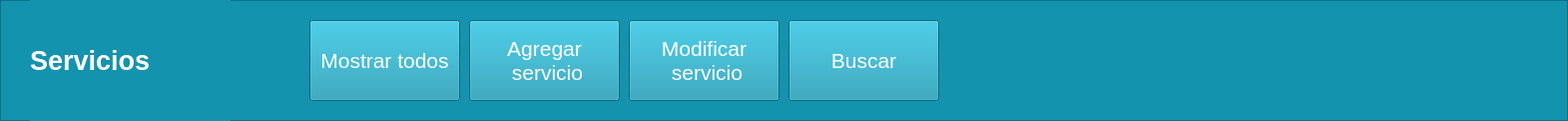
   <widget class="QFrame" name="frame">
    <property name="geometry">
     <rect>
      <x>401</x>
      <y>0</y>
      <width>1571</width>
      <height>121</height>
     </rect>
    </property>
    <property name="styleSheet">
     <string notr="true">background-color: rgb(20, 147, 174);</string>
    </property>
    <property name="frameShape">
     <enum>QFrame::StyledPanel</enum>
    </property>
    <property name="frameShadow">
     <enum>QFrame::Raised</enum>
    </property>
    <widget class="QLabel" name="Title_2">
     <property name="geometry">
      <rect>
       <x>30</x>
       <y>0</y>
       <width>201</width>
       <height>121</height>
      </rect>
     </property>
     <property name="palette">
      <palette>
       <active>
        <colorrole role="WindowText">
         <brush brushstyle="SolidPattern">
          <color alpha="255">
           <red>255</red>
           <green>255</green>
           <blue>255</blue>
          </color>
         </brush>
        </colorrole>
        <colorrole role="Button">
         <brush brushstyle="SolidPattern">
          <color alpha="255">
           <red>20</red>
           <green>147</green>
           <blue>174</blue>
          </color>
         </brush>
        </colorrole>
        <colorrole role="Base">
         <brush brushstyle="SolidPattern">
          <color alpha="255">
           <red>20</red>
           <green>147</green>
           <blue>174</blue>
          </color>
         </brush>
        </colorrole>
        <colorrole role="Window">
         <brush brushstyle="SolidPattern">
          <color alpha="255">
           <red>20</red>
           <green>147</green>
           <blue>174</blue>
          </color>
         </brush>
        </colorrole>
       </active>
       <inactive>
        <colorrole role="WindowText">
         <brush brushstyle="SolidPattern">
          <color alpha="255">
           <red>255</red>
           <green>255</green>
           <blue>255</blue>
          </color>
         </brush>
        </colorrole>
        <colorrole role="Button">
         <brush brushstyle="SolidPattern">
          <color alpha="255">
           <red>20</red>
           <green>147</green>
           <blue>174</blue>
          </color>
         </brush>
        </colorrole>
        <colorrole role="Base">
         <brush brushstyle="SolidPattern">
          <color alpha="255">
           <red>20</red>
           <green>147</green>
           <blue>174</blue>
          </color>
         </brush>
        </colorrole>
        <colorrole role="Window">
         <brush brushstyle="SolidPattern">
          <color alpha="255">
           <red>20</red>
           <green>147</green>
           <blue>174</blue>
          </color>
         </brush>
        </colorrole>
       </inactive>
       <disabled>
        <colorrole role="WindowText">
         <brush brushstyle="SolidPattern">
          <color alpha="255">
           <red>120</red>
           <green>120</green>
           <blue>120</blue>
          </color>
         </brush>
        </colorrole>
        <colorrole role="Button">
         <brush brushstyle="SolidPattern">
          <color alpha="255">
           <red>20</red>
           <green>147</green>
           <blue>174</blue>
          </color>
         </brush>
        </colorrole>
        <colorrole role="Base">
         <brush brushstyle="SolidPattern">
          <color alpha="255">
           <red>20</red>
           <green>147</green>
           <blue>174</blue>
          </color>
         </brush>
        </colorrole>
        <colorrole role="Window">
         <brush brushstyle="SolidPattern">
          <color alpha="255">
           <red>20</red>
           <green>147</green>
           <blue>174</blue>
          </color>
         </brush>
        </colorrole>
       </disabled>
      </palette>
     </property>
     <property name="font">
      <font>
       <family>MS Shell Dlg 2</family>
       <pointsize>20</pointsize>
       <weight>75</weight>
       <italic>false</italic>
       <bold>true</bold>
       <strikeout>false</strikeout>
      </font>
     </property>
     <property name="text">
      <string>Servicios</string>
     </property>
    </widget>
    <widget class="QPushButton" name="botModSer">
     <property name="geometry">
      <rect>
       <x>630</x>
       <y>20</y>
       <width>151</width>
       <height>81</height>
      </rect>
     </property>
     <property name="palette">
      <palette>
       <active>
        <colorrole role="Button">
         <brush brushstyle="SolidPattern">
          <color alpha="255">
           <red>20</red>
           <green>147</green>
           <blue>174</blue>
          </color>
         </brush>
        </colorrole>
        <colorrole role="Text">
         <brush brushstyle="SolidPattern">
          <color alpha="255">
           <red>255</red>
           <green>255</green>
           <blue>255</blue>
          </color>
         </brush>
        </colorrole>
        <colorrole role="ButtonText">
         <brush brushstyle="SolidPattern">
          <color alpha="255">
           <red>255</red>
           <green>255</green>
           <blue>255</blue>
          </color>
         </brush>
        </colorrole>
        <colorrole role="Base">
         <brush brushstyle="SolidPattern">
          <color alpha="255">
           <red>20</red>
           <green>147</green>
           <blue>174</blue>
          </color>
         </brush>
        </colorrole>
        <colorrole role="Window">
         <brush brushstyle="SolidPattern">
          <color alpha="255">
           <red>20</red>
           <green>147</green>
           <blue>174</blue>
          </color>
         </brush>
        </colorrole>
        <colorrole role="PlaceholderText">
         <brush brushstyle="SolidPattern">
          <color alpha="128">
           <red>255</red>
           <green>255</green>
           <blue>255</blue>
          </color>
         </brush>
        </colorrole>
       </active>
       <inactive>
        <colorrole role="Button">
         <brush brushstyle="SolidPattern">
          <color alpha="255">
           <red>20</red>
           <green>147</green>
           <blue>174</blue>
          </color>
         </brush>
        </colorrole>
        <colorrole role="Text">
         <brush brushstyle="SolidPattern">
          <color alpha="255">
           <red>255</red>
           <green>255</green>
           <blue>255</blue>
          </color>
         </brush>
        </colorrole>
        <colorrole role="ButtonText">
         <brush brushstyle="SolidPattern">
          <color alpha="255">
           <red>255</red>
           <green>255</green>
           <blue>255</blue>
          </color>
         </brush>
        </colorrole>
        <colorrole role="Base">
         <brush brushstyle="SolidPattern">
          <color alpha="255">
           <red>20</red>
           <green>147</green>
           <blue>174</blue>
          </color>
         </brush>
        </colorrole>
        <colorrole role="Window">
         <brush brushstyle="SolidPattern">
          <color alpha="255">
           <red>20</red>
           <green>147</green>
           <blue>174</blue>
          </color>
         </brush>
        </colorrole>
        <colorrole role="PlaceholderText">
         <brush brushstyle="SolidPattern">
          <color alpha="128">
           <red>255</red>
           <green>255</green>
           <blue>255</blue>
          </color>
         </brush>
        </colorrole>
       </inactive>
       <disabled>
        <colorrole role="Button">
         <brush brushstyle="SolidPattern">
          <color alpha="255">
           <red>20</red>
           <green>147</green>
           <blue>174</blue>
          </color>
         </brush>
        </colorrole>
        <colorrole role="Text">
         <brush brushstyle="SolidPattern">
          <color alpha="255">
           <red>120</red>
           <green>120</green>
           <blue>120</blue>
          </color>
         </brush>
        </colorrole>
        <colorrole role="ButtonText">
         <brush brushstyle="SolidPattern">
          <color alpha="255">
           <red>120</red>
           <green>120</green>
           <blue>120</blue>
          </color>
         </brush>
        </colorrole>
        <colorrole role="Base">
         <brush brushstyle="SolidPattern">
          <color alpha="255">
           <red>20</red>
           <green>147</green>
           <blue>174</blue>
          </color>
         </brush>
        </colorrole>
        <colorrole role="Window">
         <brush brushstyle="SolidPattern">
          <color alpha="255">
           <red>20</red>
           <green>147</green>
           <blue>174</blue>
          </color>
         </brush>
        </colorrole>
        <colorrole role="PlaceholderText">
         <brush brushstyle="SolidPattern">
          <color alpha="128">
           <red>0</red>
           <green>0</green>
           <blue>0</blue>
          </color>
         </brush>
        </colorrole>
       </disabled>
      </palette>
     </property>
     <property name="font">
      <font>
       <pointsize>16</pointsize>
       <stylestrategy>PreferDefault</stylestrategy>
       <kerning>true</kerning>
      </font>
     </property>
     <property name="styleSheet">
      <string notr="true">background-color: rgb(20, 147, 174);
gridline-color: rgb(255, 255, 255);
border-bottom-color: rgb(255, 255, 255);
border-color: rgb(255, 255, 255);</string>
     </property>
     <property name="text">
      <string>Modificar
 servicio</string>
     </property>
     <property name="icon">
      <iconset>
       <normaloff>../../Downloads/uco/POO/entornoVirtual/_92127008_thinkstockphotos-615094882.jpg</normaloff>../../Downloads/uco/POO/entornoVirtual/_92127008_thinkstockphotos-615094882.jpg</iconset>
     </property>
     <property name="iconSize">
      <size>
       <width>35</width>
       <height>30</height>
      </size>
     </property>
    </widget>
    <widget class="QPushButton" name="botMosSer">
     <property name="geometry">
      <rect>
       <x>310</x>
       <y>20</y>
       <width>151</width>
       <height>81</height>
      </rect>
     </property>
     <property name="palette">
      <palette>
       <active>
        <colorrole role="Button">
         <brush brushstyle="SolidPattern">
          <color alpha="255">
           <red>20</red>
           <green>147</green>
           <blue>174</blue>
          </color>
         </brush>
        </colorrole>
        <colorrole role="Text">
         <brush brushstyle="SolidPattern">
          <color alpha="255">
           <red>255</red>
           <green>255</green>
           <blue>255</blue>
          </color>
         </brush>
        </colorrole>
        <colorrole role="ButtonText">
         <brush brushstyle="SolidPattern">
          <color alpha="255">
           <red>255</red>
           <green>255</green>
           <blue>255</blue>
          </color>
         </brush>
        </colorrole>
        <colorrole role="Base">
         <brush brushstyle="SolidPattern">
          <color alpha="255">
           <red>20</red>
           <green>147</green>
           <blue>174</blue>
          </color>
         </brush>
        </colorrole>
        <colorrole role="Window">
         <brush brushstyle="SolidPattern">
          <color alpha="255">
           <red>20</red>
           <green>147</green>
           <blue>174</blue>
          </color>
         </brush>
        </colorrole>
        <colorrole role="PlaceholderText">
         <brush brushstyle="SolidPattern">
          <color alpha="128">
           <red>255</red>
           <green>255</green>
           <blue>255</blue>
          </color>
         </brush>
        </colorrole>
       </active>
       <inactive>
        <colorrole role="Button">
         <brush brushstyle="SolidPattern">
          <color alpha="255">
           <red>20</red>
           <green>147</green>
           <blue>174</blue>
          </color>
         </brush>
        </colorrole>
        <colorrole role="Text">
         <brush brushstyle="SolidPattern">
          <color alpha="255">
           <red>255</red>
           <green>255</green>
           <blue>255</blue>
          </color>
         </brush>
        </colorrole>
        <colorrole role="ButtonText">
         <brush brushstyle="SolidPattern">
          <color alpha="255">
           <red>255</red>
           <green>255</green>
           <blue>255</blue>
          </color>
         </brush>
        </colorrole>
        <colorrole role="Base">
         <brush brushstyle="SolidPattern">
          <color alpha="255">
           <red>20</red>
           <green>147</green>
           <blue>174</blue>
          </color>
         </brush>
        </colorrole>
        <colorrole role="Window">
         <brush brushstyle="SolidPattern">
          <color alpha="255">
           <red>20</red>
           <green>147</green>
           <blue>174</blue>
          </color>
         </brush>
        </colorrole>
        <colorrole role="PlaceholderText">
         <brush brushstyle="SolidPattern">
          <color alpha="128">
           <red>255</red>
           <green>255</green>
           <blue>255</blue>
          </color>
         </brush>
        </colorrole>
       </inactive>
       <disabled>
        <colorrole role="Button">
         <brush brushstyle="SolidPattern">
          <color alpha="255">
           <red>20</red>
           <green>147</green>
           <blue>174</blue>
          </color>
         </brush>
        </colorrole>
        <colorrole role="Text">
         <brush brushstyle="SolidPattern">
          <color alpha="255">
           <red>120</red>
           <green>120</green>
           <blue>120</blue>
          </color>
         </brush>
        </colorrole>
        <colorrole role="ButtonText">
         <brush brushstyle="SolidPattern">
          <color alpha="255">
           <red>120</red>
           <green>120</green>
           <blue>120</blue>
          </color>
         </brush>
        </colorrole>
        <colorrole role="Base">
         <brush brushstyle="SolidPattern">
          <color alpha="255">
           <red>20</red>
           <green>147</green>
           <blue>174</blue>
          </color>
         </brush>
        </colorrole>
        <colorrole role="Window">
         <brush brushstyle="SolidPattern">
          <color alpha="255">
           <red>20</red>
           <green>147</green>
           <blue>174</blue>
          </color>
         </brush>
        </colorrole>
        <colorrole role="PlaceholderText">
         <brush brushstyle="SolidPattern">
          <color alpha="128">
           <red>0</red>
           <green>0</green>
           <blue>0</blue>
          </color>
         </brush>
        </colorrole>
       </disabled>
      </palette>
     </property>
     <property name="font">
      <font>
       <pointsize>16</pointsize>
      </font>
     </property>
     <property name="styleSheet">
      <string notr="true">background-color: rgb(20, 147, 174);
gridline-color: rgb(255, 255, 255);
border-bottom-color: rgb(255, 255, 255);
border-color: rgb(255, 255, 255);</string>
     </property>
     <property name="text">
      <string>Mostrar todos</string>
     </property>
     <property name="icon">
      <iconset>
       <normaloff>../../Downloads/uco/POO/entornoVirtual/_92127008_thinkstockphotos-615094882.jpg</normaloff>../../Downloads/uco/POO/entornoVirtual/_92127008_thinkstockphotos-615094882.jpg</iconset>
     </property>
     <property name="iconSize">
      <size>
       <width>35</width>
       <height>30</height>
      </size>
     </property>
    </widget>
    <widget class="QPushButton" name="botAgrSer">
     <property name="geometry">
      <rect>
       <x>470</x>
       <y>20</y>
       <width>151</width>
       <height>81</height>
      </rect>
     </property>
     <property name="palette">
      <palette>
       <active>
        <colorrole role="Button">
         <brush brushstyle="SolidPattern">
          <color alpha="255">
           <red>20</red>
           <green>147</green>
           <blue>174</blue>
          </color>
         </brush>
        </colorrole>
        <colorrole role="Text">
         <brush brushstyle="SolidPattern">
          <color alpha="255">
           <red>255</red>
           <green>255</green>
           <blue>255</blue>
          </color>
         </brush>
        </colorrole>
        <colorrole role="ButtonText">
         <brush brushstyle="SolidPattern">
          <color alpha="255">
           <red>255</red>
           <green>255</green>
           <blue>255</blue>
          </color>
         </brush>
        </colorrole>
        <colorrole role="Base">
         <brush brushstyle="SolidPattern">
          <color alpha="255">
           <red>20</red>
           <green>147</green>
           <blue>174</blue>
          </color>
         </brush>
        </colorrole>
        <colorrole role="Window">
         <brush brushstyle="SolidPattern">
          <color alpha="255">
           <red>20</red>
           <green>147</green>
           <blue>174</blue>
          </color>
         </brush>
        </colorrole>
        <colorrole role="PlaceholderText">
         <brush brushstyle="SolidPattern">
          <color alpha="128">
           <red>255</red>
           <green>255</green>
           <blue>255</blue>
          </color>
         </brush>
        </colorrole>
       </active>
       <inactive>
        <colorrole role="Button">
         <brush brushstyle="SolidPattern">
          <color alpha="255">
           <red>20</red>
           <green>147</green>
           <blue>174</blue>
          </color>
         </brush>
        </colorrole>
        <colorrole role="Text">
         <brush brushstyle="SolidPattern">
          <color alpha="255">
           <red>255</red>
           <green>255</green>
           <blue>255</blue>
          </color>
         </brush>
        </colorrole>
        <colorrole role="ButtonText">
         <brush brushstyle="SolidPattern">
          <color alpha="255">
           <red>255</red>
           <green>255</green>
           <blue>255</blue>
          </color>
         </brush>
        </colorrole>
        <colorrole role="Base">
         <brush brushstyle="SolidPattern">
          <color alpha="255">
           <red>20</red>
           <green>147</green>
           <blue>174</blue>
          </color>
         </brush>
        </colorrole>
        <colorrole role="Window">
         <brush brushstyle="SolidPattern">
          <color alpha="255">
           <red>20</red>
           <green>147</green>
           <blue>174</blue>
          </color>
         </brush>
        </colorrole>
        <colorrole role="PlaceholderText">
         <brush brushstyle="SolidPattern">
          <color alpha="128">
           <red>255</red>
           <green>255</green>
           <blue>255</blue>
          </color>
         </brush>
        </colorrole>
       </inactive>
       <disabled>
        <colorrole role="Button">
         <brush brushstyle="SolidPattern">
          <color alpha="255">
           <red>20</red>
           <green>147</green>
           <blue>174</blue>
          </color>
         </brush>
        </colorrole>
        <colorrole role="Text">
         <brush brushstyle="SolidPattern">
          <color alpha="255">
           <red>120</red>
           <green>120</green>
           <blue>120</blue>
          </color>
         </brush>
        </colorrole>
        <colorrole role="ButtonText">
         <brush brushstyle="SolidPattern">
          <color alpha="255">
           <red>120</red>
           <green>120</green>
           <blue>120</blue>
          </color>
         </brush>
        </colorrole>
        <colorrole role="Base">
         <brush brushstyle="SolidPattern">
          <color alpha="255">
           <red>20</red>
           <green>147</green>
           <blue>174</blue>
          </color>
         </brush>
        </colorrole>
        <colorrole role="Window">
         <brush brushstyle="SolidPattern">
          <color alpha="255">
           <red>20</red>
           <green>147</green>
           <blue>174</blue>
          </color>
         </brush>
        </colorrole>
        <colorrole role="PlaceholderText">
         <brush brushstyle="SolidPattern">
          <color alpha="128">
           <red>0</red>
           <green>0</green>
           <blue>0</blue>
          </color>
         </brush>
        </colorrole>
       </disabled>
      </palette>
     </property>
     <property name="font">
      <font>
       <pointsize>16</pointsize>
      </font>
     </property>
     <property name="styleSheet">
      <string notr="true">background-color: rgb(20, 147, 174);
gridline-color: rgb(255, 255, 255);
border-bottom-color: rgb(255, 255, 255);
border-color: rgb(255, 255, 255);</string>
     </property>
     <property name="text">
      <string>Agregar
 servicio</string>
     </property>
     <property name="icon">
      <iconset>
       <normaloff>../../Downloads/uco/POO/entornoVirtual/_92127008_thinkstockphotos-615094882.jpg</normaloff>../../Downloads/uco/POO/entornoVirtual/_92127008_thinkstockphotos-615094882.jpg</iconset>
     </property>
     <property name="iconSize">
      <size>
       <width>35</width>
       <height>30</height>
      </size>
     </property>
    </widget>
    <widget class="QPushButton" name="botBusSer">
     <property name="geometry">
      <rect>
       <x>790</x>
       <y>20</y>
       <width>151</width>
       <height>81</height>
      </rect>
     </property>
     <property name="palette">
      <palette>
       <active>
        <colorrole role="Button">
         <brush brushstyle="SolidPattern">
          <color alpha="255">
           <red>20</red>
           <green>147</green>
           <blue>174</blue>
          </color>
         </brush>
        </colorrole>
        <colorrole role="Text">
         <brush brushstyle="SolidPattern">
          <color alpha="255">
           <red>255</red>
           <green>255</green>
           <blue>255</blue>
          </color>
         </brush>
        </colorrole>
        <colorrole role="ButtonText">
         <brush brushstyle="SolidPattern">
          <color alpha="255">
           <red>255</red>
           <green>255</green>
           <blue>255</blue>
          </color>
         </brush>
        </colorrole>
        <colorrole role="Base">
         <brush brushstyle="SolidPattern">
          <color alpha="255">
           <red>20</red>
           <green>147</green>
           <blue>174</blue>
          </color>
         </brush>
        </colorrole>
        <colorrole role="Window">
         <brush brushstyle="SolidPattern">
          <color alpha="255">
           <red>20</red>
           <green>147</green>
           <blue>174</blue>
          </color>
         </brush>
        </colorrole>
        <colorrole role="PlaceholderText">
         <brush brushstyle="SolidPattern">
          <color alpha="128">
           <red>255</red>
           <green>255</green>
           <blue>255</blue>
          </color>
         </brush>
        </colorrole>
       </active>
       <inactive>
        <colorrole role="Button">
         <brush brushstyle="SolidPattern">
          <color alpha="255">
           <red>20</red>
           <green>147</green>
           <blue>174</blue>
          </color>
         </brush>
        </colorrole>
        <colorrole role="Text">
         <brush brushstyle="SolidPattern">
          <color alpha="255">
           <red>255</red>
           <green>255</green>
           <blue>255</blue>
          </color>
         </brush>
        </colorrole>
        <colorrole role="ButtonText">
         <brush brushstyle="SolidPattern">
          <color alpha="255">
           <red>255</red>
           <green>255</green>
           <blue>255</blue>
          </color>
         </brush>
        </colorrole>
        <colorrole role="Base">
         <brush brushstyle="SolidPattern">
          <color alpha="255">
           <red>20</red>
           <green>147</green>
           <blue>174</blue>
          </color>
         </brush>
        </colorrole>
        <colorrole role="Window">
         <brush brushstyle="SolidPattern">
          <color alpha="255">
           <red>20</red>
           <green>147</green>
           <blue>174</blue>
          </color>
         </brush>
        </colorrole>
        <colorrole role="PlaceholderText">
         <brush brushstyle="SolidPattern">
          <color alpha="128">
           <red>255</red>
           <green>255</green>
           <blue>255</blue>
          </color>
         </brush>
        </colorrole>
       </inactive>
       <disabled>
        <colorrole role="Button">
         <brush brushstyle="SolidPattern">
          <color alpha="255">
           <red>20</red>
           <green>147</green>
           <blue>174</blue>
          </color>
         </brush>
        </colorrole>
        <colorrole role="Text">
         <brush brushstyle="SolidPattern">
          <color alpha="255">
           <red>120</red>
           <green>120</green>
           <blue>120</blue>
          </color>
         </brush>
        </colorrole>
        <colorrole role="ButtonText">
         <brush brushstyle="SolidPattern">
          <color alpha="255">
           <red>120</red>
           <green>120</green>
           <blue>120</blue>
          </color>
         </brush>
        </colorrole>
        <colorrole role="Base">
         <brush brushstyle="SolidPattern">
          <color alpha="255">
           <red>20</red>
           <green>147</green>
           <blue>174</blue>
          </color>
         </brush>
        </colorrole>
        <colorrole role="Window">
         <brush brushstyle="SolidPattern">
          <color alpha="255">
           <red>20</red>
           <green>147</green>
           <blue>174</blue>
          </color>
         </brush>
        </colorrole>
        <colorrole role="PlaceholderText">
         <brush brushstyle="SolidPattern">
          <color alpha="128">
           <red>0</red>
           <green>0</green>
           <blue>0</blue>
          </color>
         </brush>
        </colorrole>
       </disabled>
      </palette>
     </property>
     <property name="font">
      <font>
       <pointsize>16</pointsize>
      </font>
     </property>
     <property name="styleSheet">
      <string notr="true">background-color: rgb(20, 147, 174);
gridline-color: rgb(255, 255, 255);
border-bottom-color: rgb(255, 255, 255);
border-color: rgb(255, 255, 255);</string>
     </property>
     <property name="text">
      <string>Buscar</string>
     </property>
     <property name="icon">
      <iconset>
       <normaloff>../../Downloads/uco/POO/entornoVirtual/_92127008_thinkstockphotos-615094882.jpg</normaloff>../../Downloads/uco/POO/entornoVirtual/_92127008_thinkstockphotos-615094882.jpg</iconset>
     </property>
     <property name="iconSize">
      <size>
       <width>35</width>
       <height>30</height>
      </size>
     </property>
    </widget>
   </widget>
